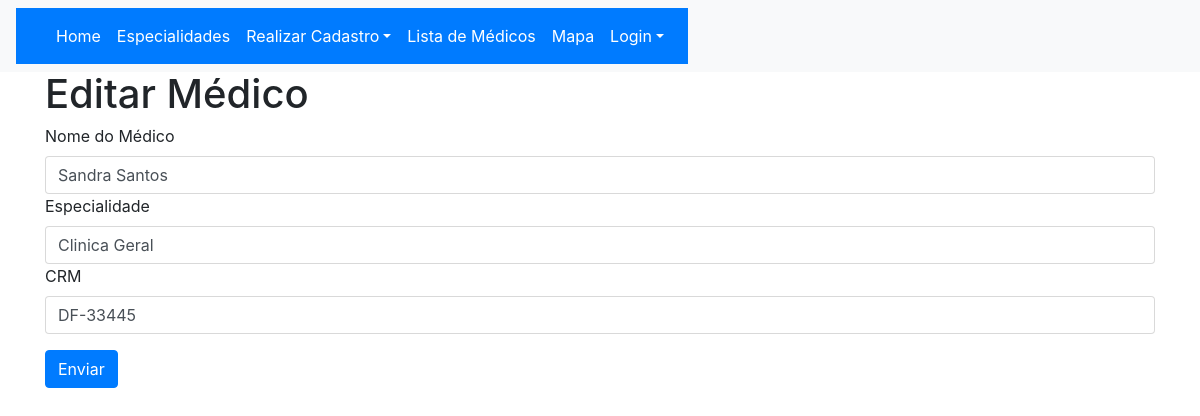
The app's page /consultas/index.php?page=editar-dentista&id_medico=6 (signed in) with its own data.
### tables this page shows
CREATE TABLE `medico` (
  `id_medico` int(11) NOT NULL AUTO_INCREMENT,
  `nome_medico` varchar(150) NOT NULL,
  `especialidade` varchar(75) NOT NULL,
  `crm` varchar(25) NOT NULL,
  PRIMARY KEY (`id_medico`)
);

### consultas/editar-dentista.php (the view)
<br />
<br />
<br />
<h1>Editar Médico</h1>
<?php
	$sql = "SELECT * FROM medico WHERE id_medico=".$_REQUEST["id_medico"];
	$resultado = $conn->query($sql) or die($conn->error);
	$row = $resultado->fetch_assoc();
?>
<form action="index.php?page=salvar-dentista&acao=editar&id_medico=<?php print $row["id_medico"]; ?>" method="POST">
	<div class="form-group">
		<label>Nome do Médico</label>
		<input type="text" name="nome_medico" class="form-control" value="<?php print @$row["nome_medico"]; ?>">
		<label>Especialidade</label>
		<input type="text" name="especialidade" class="form-control" value="<?php print @$row["especialidade"]; ?>">
		<label>CRM</label>
		<input type="text" name="crm" class="form-control" value="<?php print @$row["crm"]; ?>">
	</div>
	<div class="form-group">
		<button type="submit" class="btn btn-primary">Enviar</button>
	</div>
</form>

### records on screen
medico: nome_medico "Sandra Santos", especialidade "Clinica Geral", crm "DF-33445"
